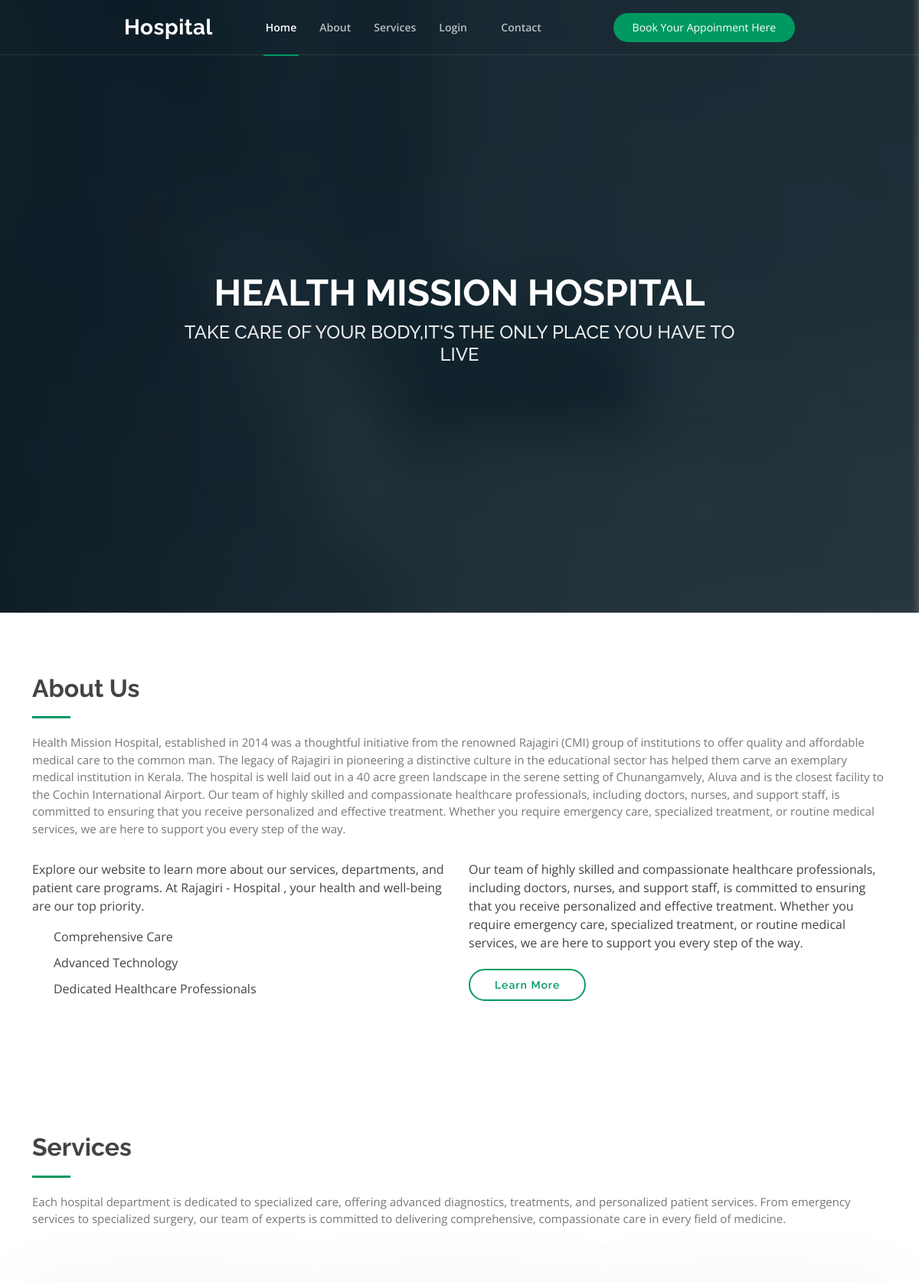
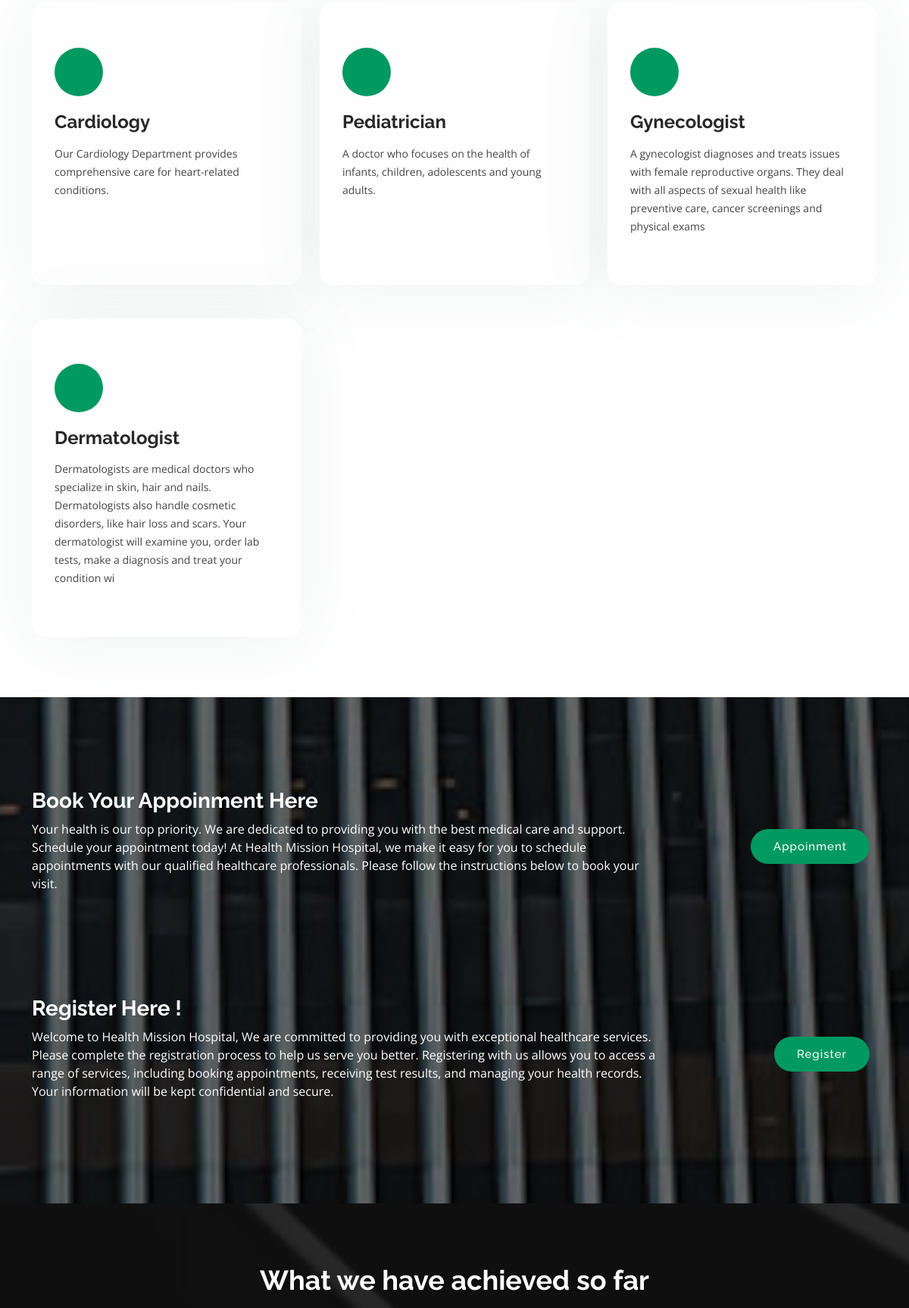
The app's page /website/ (upper part) with its own data (2 pictures, top to bottom).
### website/models.py (models this page shows, shortened)
class department(models.Model):
    name=models.CharField(max_length=246)
    bio=models.CharField(max_length=246)

### website/views.py (the view)
# urls.py: path('',views.home, name="homepage"),
def home (request):
    dep = department.objects.all()
    return render(request,"index.html",{"departments":dep})

### media/templates/index.html (shortened to what this page needs)
{% load static %}
<!DOCTYPE html>
<html lang="en">
<head>
  <link href="{% static 'asset1/vendor/bootstrap/css/bootstrap.min.css' %}" rel="stylesheet">
  <link href="{% static 'asset1/vendor/bootstrap-icons/bootstrap-icons.css' %}" rel="stylesheet">
  <link href="{% static 'asset1/vendor/boxicons/css/boxicons.min.css' %}" rel="stylesheet">
  <link href="{% static 'asset1/vendor/glightbox/css/glightbox.min.css' %}" rel="stylesheet">
  <link href="{% static 'asset1/vendor/remixicon/remixicon.css' %}" rel="stylesheet">
  <link href="{% static 'asset1/vendor/swiper/swiper-bundle.min.css' %}" rel="stylesheet">
  <link href="{% static 'asset1/css/style.css' %}" rel="stylesheet">
</head>
<body>
  <header id="header" class="fixed-top ">
    <div class="container-fluid">
      <div class="row justify-content-center">
        <div class="col-xl-9 d-flex align-items-center justify-content-lg-between">
          <h1 class="logo me-auto me-lg-0"><a href="index.html">Hospital</a></h1>
          <nav id="navbar" class="navbar order-last order-lg-0">
            <ul>
              <li><a class="nav-link scrollto active" href="#hero">Home</a></li>
              <li><a class="nav-link scrollto" href="#about">About</a></li>
              <li><a class="nav-link scrollto" href="#services">Services</a></li>
              <li class="dropdown"><a href="#"><span>Login</span> <i class="bi bi-chevron-down"></i></a>
              </li>
              <li><a class="nav-link scrollto" href="#contact">Contact</a></li>
            </ul>
          </nav>
          <a href="#cta" class="get-started-btn scrollto">Book Your Appoinment Here</a>
        </div>
      </div>
    </div>
  </header>
  <section id="hero" class="d-flex flex-column justify-content-center">
    <div class="container">
      <div class="row justify-content-center">
        <div class="col-xl-8">
          <h1>HEALTH MISSION HOSPITAL</h1>
          <h2>TAKE CARE OF YOUR BODY,IT'S THE ONLY PLACE YOU HAVE TO LIVE</h2>
        </div>
      </div>
    </div>
  </section>
  <main id="main">
    <section id="about" class="about">
      <div class="container">
        <div class="section-title">
          <h2>About Us</h2>
          <p>Health Mission Hospital, established in 2014 was a thoughtful initiative from the renowned Rajagiri (CMI) group of institutions to offer quality and affordable medical care to the common man. The legacy of Rajagiri in pioneering a distinctive culture in the educational sector has helped them carve an exemplary medical institution in Kerala. The hospital is well laid out in a 40 acre green landscape in the serene setting of Chunangamvely, Aluva and is the closest facility to the Cochin International Airport.
            Our team of highly skilled and compassionate healthcare professionals, including doctors, nurses, and support staff,
            is committed to ensuring that you receive personalized and effective treatment. Whether you require emergency care, specialized treatment,
            or routine medical services, we are here to support you every step of the way.
            </p>
        </div>
        <div class="row content">
          <div class="col-lg-6">
            <p>
              Explore our website to learn more about our services, departments, and patient care programs. At Rajagiri - Hospital , your health and well-being are our top priority.
            </p>
            <ul>
              <li><i class="ri-check-double-line"></i> Comprehensive Care</li>
              <li><i class="ri-check-double-line"></i> Advanced Technology</li>
              <li><i class="ri-check-double-line"></i> Dedicated Healthcare Professionals</li>
            </ul>
          </div>
          <div class="col-lg-6 pt-4 pt-lg-0">
            <p>
              Our team of highly skilled and compassionate healthcare professionals, including doctors, nurses, and support staff,
              is committed to ensuring that you receive personalized and effective treatment. Whether you require emergency care, specialized treatment,
              or routine medical services, we are here to support you every step of the way.
            </p>
            <a href="#" class="btn-learn-more">Learn More</a>
          </div>
        </div>
      </div>
    </section>
    <section id="services" class="services">
      <div class="container">
        <div class="section-title">
          <h2>Services</h2>
          <p>Each hospital department is dedicated to specialized care, offering advanced diagnostics, treatments,
            and personalized patient services. From emergency services to specialized surgery, our team of experts is
            committed to delivering comprehensive, compassionate care in every field of medicine.</p>
      </div>
        <div class="row">
          {% for department in departments %}
          <div class="col-lg-4 col-md-6 d-flex align-items-stretch pt-4" >
            <div class="icon-box">
              <div class="icon"><i class="bx bxl-dribbble"></i></div>
              <h4><a href="">{{department.name}}</a></h4>
              <p>{{department.bio}}</p>
            </div>
          </div>
          {% endfor %}
        </div>
      </div>
    </section>
    <section id="cta" class="cta pb-0">
      <div class="container">
        <div class="row">
          <div class="col-lg-9 text-center text-lg-start">
            <h3>Book Your Appoinment Here</h3>
            <p> Your health is our top priority. We are dedicated to providing you with the best medical care and support. Schedule your appointment today!
              At Health Mission Hospital, we make it easy for you to schedule appointments with our qualified healthcare professionals. Please follow the instructions below to book your visit.
            </p>
          </div>
          <div class="col-lg-3 cta-btn-container text-center">
            <a class="cta-btn align-middle" href="../website/patientlogin">Appoinment</a>
          </div>
        </div>
      </div>
    </section>
    <section id="cta" class="cta">
      <div class="container">
        <div class="row">
          <div class="col-lg-9 text-center text-lg-start">
            <h3>Register Here !</h3>
            <p> Welcome to Health Mission Hospital, We are committed to providing you with exceptional healthcare services. Please complete the registration process to help us serve you better.
              Registering with us allows you to access a range of services, including booking appointments, receiving test results, and managing your health records. Your information will be kept confidential and secure.
            </p>
          </div>
          <div class="col-lg-3 cta-btn-container text-center">
            <a class="cta-btn align-middle" href="../../website/patientdirectreg">Register</a>
          </div>
        </div>
      </div>
    </section>
    <section id="counts" class="counts">
      <div class="container">
        <div class="text-center title">
          <h3>What we have achieved so far</h3>
        </div>
      </div>
    </section>
  </main>
</body>
</html>

### records on screen
department: name "Cardiology", bio "Our Cardiology Department provides comprehensive care for heart-related conditions."
department: name "Pediatrician", bio "A doctor who focuses on the health of infants, children, adolescents and young adults."
department: name "Gynecologist", bio "A gynecologist diagnoses and treats issues with female reproductive organs. They deal with all aspects of sexual health like preventive care, cancer screenings and physical exams"
department: name "Dermatologist", bio "Dermatologists are medical doctors who specialize in skin, hair and nails. Dermatologists also handle cosmetic disorders, like hair loss and scars. Your dermatologist will examine you, order lab tests, make a diagnosis and treat your condition wi"
